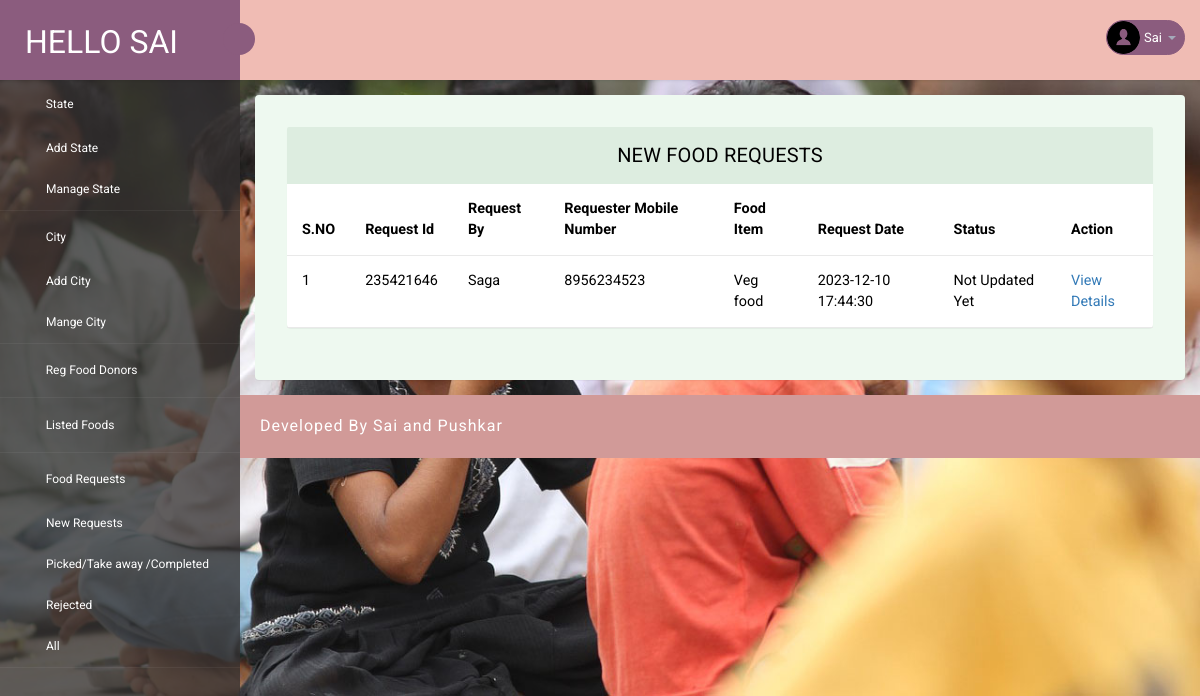
The app's page /admin/new-requests.php (signed in) with its own data.
### tables this page shows
CREATE TABLE `tblfoodrequests` (
  `id` int(11) NOT NULL,
  `requestNumber` bigint(12) DEFAULT NULL,
  `foodId` int(1) DEFAULT NULL,
  `fullName` varchar(150) DEFAULT NULL,
  `mobileNumber` bigint(12) DEFAULT NULL,
  `message` mediumtext DEFAULT NULL,
  `requestDate` timestamp NULL DEFAULT current_timestamp(),
  `status` varchar(120) DEFAULT NULL,
  `donorRemark` mediumtext DEFAULT NULL,
  `requestCompletionDate` timestamp NULL DEFAULT NULL ON UPDATE current_timestamp()
);

CREATE TABLE `tblfood` (
  `ID` int(10) NOT NULL,
  `DonorID` int(10) DEFAULT NULL,
  `foodId` int(10) DEFAULT NULL,
  `FoodItems` mediumtext DEFAULT NULL,
  `StateName` varchar(200) DEFAULT NULL,
  `CityName` varchar(200) DEFAULT NULL,
  `Description` mediumtext DEFAULT NULL,
  `PickupDate` varchar(200) DEFAULT NULL,
  `PickupAddress` mediumtext DEFAULT NULL,
  `ContactPerson` varchar(200) DEFAULT NULL,
  `CPMobNumber` bigint(10) DEFAULT NULL,
  `Image` varchar(200) DEFAULT NULL,
  `CreationDate` timestamp NULL DEFAULT current_timestamp(),
  `UpdationDate` timestamp NULL DEFAULT NULL ON UPDATE current_timestamp()
);

### admin/new-requests.php (the view, shortened to what this page needs)
<?php
include('includes/dbconnection.php');
if (strlen($_SESSION['pgasaid']==0)) {
  header('location:logout.php');
  } else{
?>
<!DOCTYPE html>
<head>
    <link rel="stylesheet" href="css/bootstrap.min.css">
    <link href="css/style.css" rel='stylesheet' type='text/css' />
    <link href="css/style-responsive.css" rel="stylesheet" />
    <link rel="stylesheet" href="css/font.css" type="text/css" />
    <link href="css/font-awesome.css" rel="stylesheet">
</head>
<body>
    <section id="container">
        <?php include_once('includes/header.php');?>
        <?php include_once('includes/sidebar.php');?>
        <section id="main-content">
            <section class="wrapper">
                <div class="table-agile-info">
                    <div class="panel panel-default">
                        <div class="panel-heading">
                            New Food Requests
                        </div>
                        <div>
                            <table class="table" ui-jq="footable" ui-options='{
        "paging": {
          "enabled": true
        },
        "filtering": {
          "enabled": true
        },
        "sorting": {
          "enabled": true
        }}'>
                                <thead>
                                    <tr>
                                        <th data-breakpoints="xs">S.NO</th>
                                        <th>Request Id</th>
                                        <th>Request By</th>
                                        <th>Requester Mobile Number</th>
                                        <th>Food Item</th>
                                        <th>Request Date</th>
                                        <th>Status</th>
                                        <th data-breakpoints="xs">Action</th>
                                    </tr>
                                </thead>
                                <tbody>
                                    <?php
$ret=mysqli_query($con,"select tblfoodrequests.id as frid,tblfood.ID as foodid,tblfood.FoodItems,tblfoodrequests.requestNumber,tblfoodrequests.fullName,tblfoodrequests.mobileNumber,tblfoodrequests.message,tblfoodrequests.requestDate,tblfoodrequests.status from
tblfoodrequests
 join tblfood  on tblfood.ID=tblfoodrequests.foodId where (tblfoodrequests.status is null || tblfoodrequests.status='')");
$cnt=1;
$count=mysqli_num_rows($ret);
if($count>0){
while ($row=mysqli_fetch_array($ret)) {
?>
                                    <tr data-expanded="true">
                                        <td><?php echo $cnt;?></td>
                                        <td><?php  echo $row['requestNumber'];?></td>
                                        <td><?php  echo $row['fullName'];?></td>
                                        <td><?php  echo $row['mobileNumber'];?></td>
                                        <td><?php  echo $row['FoodItems'];?></td>
                                        <td><?php  echo $row['requestDate'];?></td>
                                        <?php if($row['status']==""){ ?>
                                        <td class="font-w600"><?php echo "Not Updated Yet"; ?></td>
                                        <?php } else { ?>
                                        <td><?php  echo $row['status'];?></td><?php } ?>
                                        <td><a href="view-requestdetails.php?frid=<?php echo $row['frid'];?>">View
                                                Details</a></td>
                                    </tr>
                                    <?php
$cnt=$cnt+1;
}} else {?>
                                    <tr>
                                        <td colspan="9" style="color:red">No Record Found</td>
                                    </tr>
                                    <?php } ?>
                                </tbody>
                            </table>
                        </div>
                    </div>
                </div>
            </section>
            <?php include_once('includes/footer.php');?>
        </section>
    </section>
</body>
</html>
<?php }  ?>

### admin/includes/header.php (shortened to what this page needs)
<?php
include('includes/dbconnection.php');
?>
<header class="header fixed-top clearfix">
    <div class="brand">
        <a href="dashboard.php" class="logo">
            Hello Sai
        </a>
        <div class="sidebar-toggle-box">
            <div class="fa fa-bars"></div>
        </div>
    </div>
    <div class="top-nav clearfix">
        <ul class="nav pull-right top-menu">
            <li class="dropdown">
                <a data-toggle="dropdown" class="dropdown-toggle" href="#">
                    <?php
                    $adid = $_SESSION['pgasaid'];
                    $ret = mysqli_query($con, "select AdminName from tbladmin where ID='$adid'");
                    $row = mysqli_fetch_array($ret);
                    $name = $row['AdminName'];
                    ?>
                    <img alt="" src="images/2.png">
                    <span class="username"><?php echo $name; ?></span>
                    <b class="caret"></b>
                </a>
            </li>
        </ul>
    </div>
</header>

### admin/css/style.css (style rules this page uses)
ul, ol { margin: 0; }
html, body { font-family: "Roboto", sans-serif; font-size: 100%; overflow-x: hidden; background: url(../images/bg.jpg) no-repeat 0px 0px; background-size: cover; }
body a { transition: 0.5s all ease; -webkit-transition: 0.5s all ease; -moz-transition: 0.5s all ease; -o-transition: 0.5s all ease; -ms-transition: 0.5s all ease; text-decoration: none; }
ul, label { margin: 0; padding: 0; }
#main-content { margin-left: 240px; -webkit-transition: all 0.3s ease-in-out; -moz-transition: all 0.3s ease-in-out; -o-transition: all 0.3s ease-in-out; transition: all 0.3s ease-in-out; }
.header { left: 0; right: 0; z-index: 1002; background: rgb(240, 188, 180); -webkit-transition: all 0.3s ease-in-out; -moz-transition: all 0.3s ease-in-out; -o-transition: all 0.3s ease-in-out; transition: all 0.3s ease-in-out; }
.fixed-top { position: fixed; box-shadow: 1px 0 3px rgba(0, 0, 0, 0.15); }
.wrapper { display: inline-block; margin-top: 80px; padding: 15px; width: 100%; }
.brand { background: #8b5c7e; float: left; width: 240px; height: 80px; position: relative; }
a.logo { font-size: 32px; color: #fff; float: left; margin: 20px 0 0 25px; text-transform: uppercase; }
#top_menu .nav > li, ul.top-menu > li { float: left; }
ul.top-menu { margin-right: 15px; margin-top: 0; }
ul.top-menu > li > a { color: #fff; font-size: 16px; background: #8b5c7e; padding: 4px 8px; margin-right: 15px; border-radius: 50%; -webkit-border-radius: 50%; padding-right: 8px !important; }
.top-nav { margin-top: 20px; }
.top-nav img { border-radius: 50%; -webkit-border-radius: 50%; width: 33px; }
.top-nav .username { font-size: 13px; color: #fff; }
.top-nav ul.top-menu > li > a { border-radius: 100px; -webkit-border-radius: 100px; padding: 0px; background: none; margin-right: 0; border: 1px solid #8b5c7e; background: #8b5c7e; }
.top-nav ul.top-menu > li { margin-left: 10px; }
.top-nav .nav .caret { border-bottom-color: #a4aaba; border-top-color: #a4aaba; }
.sidebar-toggle-box { float: left; margin-top: 23px; margin-left: -15px; background: #8b5c7e; border-radius: 50%; -webkit-border-radius: 50%; width: 32px; height: 32px; position: absolute; right: -15px; }
.sidebar-toggle-box .fa-bars { cursor: pointer; display: inline-block; font-size: 15px; padding: 8px 8px 8px 9px; color: #fff; }
.panel-heading { position: relative; height: 57px; line-height: 57px; letter-spacing: 0.2px; color: #000; font-size: 18px; font-weight: 400; padding: 0 16px; background: #ddede0; border-top-right-radius: 2px; border-top-left-radius: 2px; text-transform: uppercase; text-align: center; }
.panel { border: none !important; }
.table > thead > tr > th { border-bottom: 1px solid #e1ab91 !important; }
.table > tbody > tr > td, .table > tbody > tr > th, .table > tfoot > tr > td, .table > tfoot > tr > th, .table > thead > tr > td, .table > thead > tr > th { border-bottom: 1px solid #e9e9e9 !important; }
.table > thead > tr > th, .table > tbody > tr > th, .table > tfoot > tr > th, .table > thead > tr > td, .table > tbody > tr > td, .table > tfoot > tr > td { border-top: none !important; }
.table td, .table > tbody > tr > td, .table > tbody > tr > th, .table > tfoot > tr > td, .table > tfoot > tr > th, .table > thead > tr > td, .table > thead > tr > th { padding: 15px !important; }
.table > thead > tr > th, .table > tbody > tr > th, .table > tfoot > tr > th, .table > thead > tr > td, .table > tbody > tr > td, .table > tfoot > tr > td { font-size: 0.9em; color: #000; border-top: none !important; }
.table-agile-info { background: #eef9f0; padding: 2em; border-radius: 4px; -webkit-box-shadow: 0 1px 1px rgba(0, 0, 0, 0.05); box-shadow: 0 1px 1px rgba(0, 0, 0, 0.05); }
.panel-default > .panel-heading { color: #000000 !important; background-color: #ddede0 !important; border-color: #ddede0 !important; font-size: 20px; }

### records on screen
tblfoodrequests: requestNumber "235421646", fullName "Saga", mobileNumber "8956234523", foodId.FoodItems "Veg food", requestDate "2023-12-10 17:44:30", shows "Not Updated Yet"

### other values on screen
$name "Sai"
